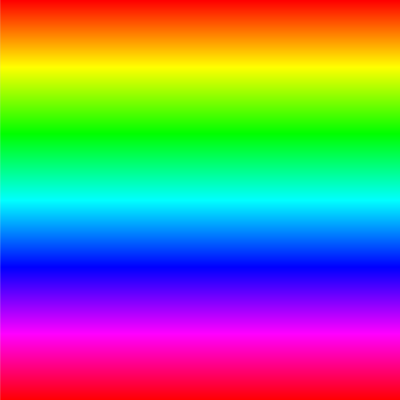
Frame 1 (no input)
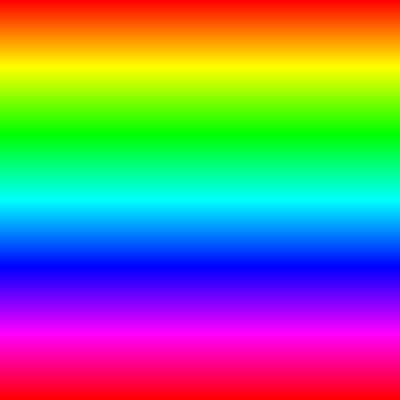
Frame 60 (the mouse pressed at the canvas centre just before this capture)
Frame 120 (the mouse held since frame 60 and released just before this capture): identical to frame 60, image omitted

The Processing sketch that drew these frames (run headless with seeded random() and noise(); from frame 60 on, the mouse is pressed at the canvas centre):

// Processing sketch: processing_96942
// ── processing_96942.pde

int[] x = {23, 46, 69, 92, 107, 127, 167, 187};
int[] y = {92, 69, 46, 23, 92, 69, 46, 23};

int[] x2 = new int[8];
int[] y2 = new int[8];

void setup()
{
  size(400, 400);
  colorMode(HSB, 360, 100, 100, 100);
  
  for (int i = 0; i < 8; i++)
  {
    x2[i] = int(random(1, 100));
    y2[i] = int(random(1, 100));
  }
}

void draw()
{
  // Create a gradient background
  for (int i = 0; i < 400; i++)
  {
    float percent = (float)i / 400;
    stroke(360 * percent, 100, 100, 100);
    line(0, i, 400, i);
  }
  
}

void shapeMaker(int xTrans, int yTrans, int degrees)
{
  pushMatrix();
  translate(xTrans, yTrans);
  rotate(radians(degrees));
  polygon(0, 0);
  popMatrix();
}
void polygon(int xShift, int yShift)
{
  noStroke();
  fill(0, 0, 30);
  beginShape();
  for (int i = 0; i < x.length; i++)
  {
    vertex(x[i] + xShift, y[i] + yShift);
  }
  endShape();
}
